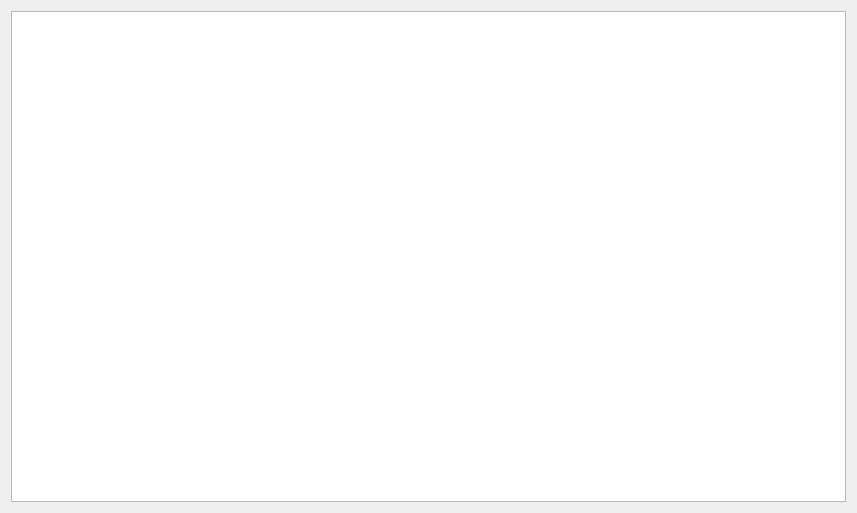
<?xml version="1.0" encoding="UTF-8"?>
<ui version="4.0">
 <class>CauseCheckHistory</class>
 <widget class="QDialog" name="CauseCheckHistory">
  <property name="geometry">
   <rect>
    <x>0</x>
    <y>0</y>
    <width>857</width>
    <height>513</height>
   </rect>
  </property>
  <property name="windowTitle">
   <string>Dialog</string>
  </property>
  <property name="modal">
   <bool>true</bool>
  </property>
  <layout class="QGridLayout" name="gridLayout">
   <item row="0" column="0">
    <widget class="QTableView" name="tableViewCauseCheck">
     <property name="editTriggers">
      <set>QAbstractItemView::NoEditTriggers</set>
     </property>
    </widget>
   </item>
  </layout>
 </widget>
 <resources/>
 <connections/>
</ui>
